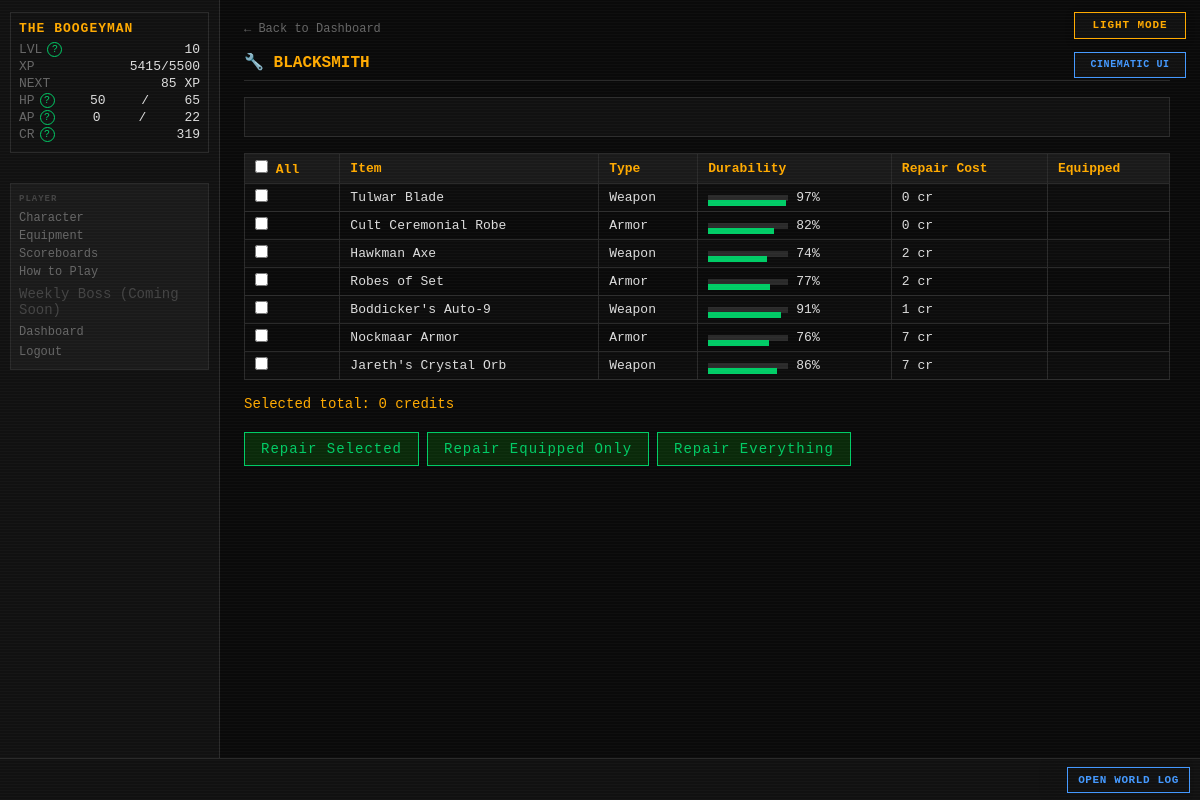
Page /blacksmith (signed in) on the committed database.
### tables this page shows
CREATE TABLE players (
    id                  INTEGER PRIMARY KEY AUTOINCREMENT,
    username            TEXT    UNIQUE NOT NULL,
    password_hash       TEXT    NOT NULL,
    email               TEXT    UNIQUE NOT NULL,
    character_name      TEXT    NOT NULL,
    sex                 TEXT    NOT NULL,
    class_id            INTEGER REFERENCES classes(id),
    str_stat            INTEGER NOT NULL DEFAULT 1,
    end_stat            INTEGER NOT NULL DEFAULT 1,
    agi_stat            INTEGER NOT NULL DEFAULT 1,
    lck_stat            INTEGER NOT NULL DEFAULT 1,
    per_stat            INTEGER NOT NULL DEFAULT 1,
    level               INTEGER NOT NULL DEFAULT 1,
    xp                  INTEGER NOT NULL DEFAULT 0,
    current_hp          INTEGER NOT NULL,
    current_ap          INTEGER NOT NULL,
    credits             INTEGER NOT NULL DEFAULT 25,
    equipped_weapon_id  INTEGER REFERENCES inventory_items(id),
    equipped_armor_id   INTEGER REFERENCES inventory_items(id),
    equipped_special_id INTEGER REFERENCES inventory_items(id),
    in_combat           INTEGER NOT NULL DEFAULT 0,
    pending_levelup     INTEGER NOT NULL DEFAULT 0,
    combat_preference   TEXT    NOT NULL DEFAULT "Balanced",
    is_banned           INTEGER NOT NULL DEFAULT 0,
    retired_at          TEXT,
    last_login_at       TEXT,
    created_at          TEXT    NOT NULL DEFAULT (datetime('now'))
);

CREATE TABLE weapons (
    id              INTEGER PRIMARY KEY AUTOINCREMENT,
    name            TEXT    UNIQUE NOT NULL,
    is_active       INTEGER NOT NULL DEFAULT 1,
    level           INTEGER NOT NULL,
    weapon_type     TEXT    NOT NULL,
    damage_die      TEXT    NOT NULL,
    damage_type     TEXT    NOT NULL,
    str_bonus       INTEGER NOT NULL DEFAULT 0,
    end_bonus       INTEGER NOT NULL DEFAULT 0,
    agi_bonus       INTEGER NOT NULL DEFAULT 0,
    lck_bonus       INTEGER NOT NULL DEFAULT 0,
    per_bonus       INTEGER NOT NULL DEFAULT 0,
    associated_to   TEXT,
    credit_cost     INTEGER NOT NULL,
    drop_chance     REAL    NOT NULL,
    starting_durability INTEGER NOT NULL DEFAULT 100,
    imported_at     TEXT    NOT NULL DEFAULT (datetime('now'))
, description TEXT NOT NULL DEFAULT '');

CREATE TABLE inventory_items (
    id                 INTEGER PRIMARY KEY AUTOINCREMENT,
    player_id          INTEGER NOT NULL REFERENCES players(id),
    item_type          TEXT    NOT NULL,
    item_id            INTEGER NOT NULL,
    current_durability INTEGER NOT NULL DEFAULT 100,
    acquired_at        TEXT    NOT NULL DEFAULT (datetime('now')),
    acquired_method    TEXT    NOT NULL
);

CREATE TABLE armor (
    id              INTEGER PRIMARY KEY AUTOINCREMENT,
    name            TEXT    UNIQUE NOT NULL,
    is_active       INTEGER NOT NULL DEFAULT 1,
    level           INTEGER NOT NULL,
    ac_bonus        INTEGER NOT NULL DEFAULT 0,
    res_blade       INTEGER NOT NULL DEFAULT 0,
    res_blunt       INTEGER NOT NULL DEFAULT 0,
    res_ballistic   INTEGER NOT NULL DEFAULT 0,
    res_energy      INTEGER NOT NULL DEFAULT 0,
    res_arcane      INTEGER NOT NULL DEFAULT 0,
    res_explosive   INTEGER NOT NULL DEFAULT 0,
    res_venom       INTEGER NOT NULL DEFAULT 0,
    str_bonus       INTEGER NOT NULL DEFAULT 0,
    end_bonus       INTEGER NOT NULL DEFAULT 0,
    agi_bonus       INTEGER NOT NULL DEFAULT 0,
    lck_bonus       INTEGER NOT NULL DEFAULT 0,
    per_bonus       INTEGER NOT NULL DEFAULT 0,
    associated_to   TEXT,
    credit_cost     INTEGER NOT NULL,
    drop_chance     REAL    NOT NULL,
    starting_durability INTEGER NOT NULL DEFAULT 100,
    imported_at     TEXT    NOT NULL DEFAULT (datetime('now'))
, description TEXT NOT NULL DEFAULT '');

### routes/blacksmith.py (the view)
@bp.route("/blacksmith")
def index():
    player   = g.player
    settings = get_all_settings()
    if player["credits"] == 0:
        return render_template("blacksmith/blacksmith.html",
                               items=[], blocked=True,
                               blocked_reason="You have no credits.",
                               feedback=request.args.get("feedback"),
                               error=request.args.get("error"))
    items = _get_repairable_items(player, settings)
    all_full = all(i["current_durability"] >= 100 for i in items)
    if all_full:
        return render_template("blacksmith/blacksmith.html",
                               items=[], blocked=True,
                               blocked_reason="All your items are at full durability.",
                               feedback=request.args.get("feedback"),
                               error=request.args.get("error"))
    return render_template("blacksmith/blacksmith.html",
                           items=items,
                           blocked=False,
                           feedback=request.args.get("feedback"),
                           error=request.args.get("error"))

### app.py (called while the page is built)
def _context_processor() -> dict:
    settings = get_all_settings()
    player = g.get("player")
    if not player:
        return {"settings": settings}
    return {"player": player, "settings": settings}

def _check_auth():
    if request.endpoint in _AUTH_EXEMPT:
        return None
    if not session.get("player_id"):
        return redirect(url_for("auth.login"))
    return None

def _load_player():
    player_id = session.get("player_id")
    if not player_id:
        return None
    player = get_player(player_id)
    if player is None:
        session.clear()
        return redirect(url_for("auth.login"))
    g.player = player
    return None

def _check_levelup():
    if request.endpoint in _LEVELUP_EXEMPT:
        return None
    player = g.get("player")
    if player and player.get("pending_levelup") and not player.get("in_combat"):
        return redirect(url_for("auth.levelup"))
    if player and not player.get("in_combat"):
        threshold = cfg.XP_CURVE.get(player["level"] + 1)
        if threshold is not None and player["xp"] >= threshold:
            from combat.engine import check_level_up
            if check_level_up(player["id"], player["xp"], player["level"]):
                g.player = get_player(player["id"])
                return redirect(url_for("auth.levelup"))
    return None

def _set_blackout_flag():
    settings = get_all_settings()
    blackout_mins = settings.get("MIDNIGHT_BLACKOUT_MINUTES", cfg.MIDNIGHT_BLACKOUT_MINUTES)
    now = datetime.now(timezone.utc)
    minutes_to_midnight = (24 * 60) - (now.hour * 60 + now.minute)
    g.blackout = (minutes_to_midnight <= blackout_mins)

### database.py (called while the page is built)
def get_db() -> sqlite3.Connection:
    if 'db' not in g:
        g.db = sqlite3.connect(
            cfg.DB_PATH,
            detect_types=sqlite3.PARSE_DECLTYPES,
            timeout=10,
        )
        g.db.row_factory = dict_factory
        g.db.execute("PRAGMA foreign_keys = ON")
        g.db.execute("PRAGMA journal_mode = WAL")
    return g.db

def dict_factory(cursor: sqlite3.Cursor, row: tuple) -> dict:
    return {col[0]: val for col, val in zip(cursor.description, row)}

def execute(sql: str, params: tuple = ()) -> list[dict]:
    return get_db().execute(sql, params).fetchall()

def execute_one(sql: str, params: tuple = ()) -> dict | None:
    return get_db().execute(sql, params).fetchone()

### templates/blacksmith/blacksmith.html (shortened to what this page needs)
{% extends "base.html" %}
{% block content %}
<div id="page-content">
    <a href="{{ url_for('dashboard.index') }}" class="back-link">← Back to Dashboard</a>
    <h2 class="page-title">🔧 BLACKSMITH</h2>
    <div id="terminal-output">
    </div>
    {% if blocked %}
    <p style="color:var(--grey)">{{ blocked_reason }}</p>
    {% else %}
    <form method="POST" action="{{ url_for('blacksmith.repair') }}">
        <table>
            <tr>
                <th><input type="checkbox" id="select-all"> All</th>
                <th>Item</th><th>Type</th><th>Durability</th>
                <th>Repair Cost</th><th>Equipped</th>
            </tr>
            {% for item in items %}
            <tr>
                <td>
                    <input type="checkbox" name="inv_ids" value="{{ item.inv_id }}"
                           class="item-checkbox" data-cost="{{ item.repair_cost }}">
                </td>
                <td>{{ item.name }}</td>
                <td>{{ item.item_type|title }}</td>
                <td>
                    <div style="display:flex;align-items:center;gap:8px;">
                        <div style="width:80px;height:6px;background:var(--border);position:relative;">
                            <div class="dur-bar {% if item.current_durability < 25 %}low{% elif item.current_durability < 60 %}medium{% endif %}"
                                 style="width:{{ item.current_durability }}%"></div>
                        </div>
                        {{ item.current_durability }}%
                    </div>
                </td>
                <td>{{ item.repair_cost }} cr</td>
                <td>{% if item.is_equipped %}<span class="term-good">✓</span>{% endif %}</td>
            </tr>
            {% endfor %}
        </table>
        <div style="margin:12px 0;color:var(--amber);">
            Selected total: <span id="total-cost">0</span> credits
        </div>
        <div style="display:flex;gap:8px;flex-wrap:wrap;">
            <button type="submit" name="mode" value="selected" class="auth-btn" style="width:auto;padding:8px 16px;">
                Repair Selected
            </button>
            <button type="submit" name="mode" value="equipped" class="auth-btn" style="width:auto;padding:8px 16px;">
                Repair Equipped Only
            </button>
            <button type="submit" name="mode" value="all" class="auth-btn" style="width:auto;padding:8px 16px;">
                Repair Everything
            </button>
        </div>
    </form>
    {% endif %}
</div>
{% endblock %}

### templates/base.html (shortened to what this page needs)
<!DOCTYPE html>
<html lang="en">
<head>
<link rel="stylesheet" href="{{ url_for('static', filename='style.css') }}">
</head>
<body class="{{ 'authenticated' if player else 'auth-page' }} {% block body_class %}{% endblock %}">
{% if settings.get('ALLOW_PLAYER_COLOR_OVERRIDE', true) %}<button id="theme-toggle" type="button" aria-label="Switch color theme" aria-pressed="false">
</button>{% endif %}
{% if settings.get('ALLOW_PLAYER_INTERFACE_OVERRIDE', true) %}
<button id="interface-toggle" type="button" aria-label="Switch interface style" aria-pressed="false">
</button>
{% endif %}
{% if player %}
<div id="left-col">
    <div id="status-block">
        <div class="status-name">{{ player.character_name }}</div>
        <div class="status-line">
            <span class="label">LVL</span>
            <span id="status-level">{{ player.level }}</span>
        </div>
        <div class="status-line">
            <span class="label">XP</span>
            <span><span id="status-xp">{{ player.xp }}</span><span id="status-xp-threshold">{% if player.get('next_level_xp') is not none %}/{{ player.get('next_level_xp') }}{% endif %}</span></span>
        </div>
        <div class="status-line" title="Experience still needed to reach level {{ player.level + 1 }}">
            <span class="label">NEXT</span>
            <span id="status-xp-next">{% if player.get('xp_to_next_level') is none %}MAX{% elif player.get('xp_to_next_level') <= 0 %}LEVEL UP{% else %}{{ player.get('xp_to_next_level') }} XP{% endif %}</span>
        </div>
        <div class="status-line">
            <span class="label">HP</span>
            <span id="status-hp">{{ player.current_hp }}</span>/<span id="status-maxhp">{{ player.max_hp }}</span>
        </div>
        <div class="status-line">
            <span class="label">AP</span>
            <span id="status-ap">{{ player.current_ap }}</span>/<span id="status-maxap">{{ player.max_ap }}</span>
        </div>
        <div class="status-line">
            <span class="label">CR</span>
            <span id="status-credits">{{ player.credits }}</span>
        </div>
    </div>
    <nav id="left-nav">
        <span class="nav-heading">PLAYER</span>
        <a href="{{ url_for('character.index') }}">Character</a>
        <a href="{{ url_for('character.equipment') }}">Equipment</a>
        <a href="{{ url_for('scoreboards.index') }}">Scoreboards</a>
        <a href="{{ url_for('feeds.game_help') }}">How to Play</a>
        <span class="nav-link-disabled" title="A shared weekly encounter is being designed.">Weekly Boss (Coming Soon)</span>
        <a href="{{ url_for('dashboard.index') }}">Dashboard</a>
        <form action="{{ url_for('auth.logout') }}" method="POST" style="margin:0">
            <button type="submit" class="nav-link-btn">Logout</button>
        </form>
    </nav>
</div>
{% endif %}
<div id="main">
    {% block content %}{% endblock %}
</div>
{% if player %}
<div id="ticker-wrap">
    <a id="ticker-log-link" href="{{ url_for('feeds.global_log') }}" title="Open the complete World Log">OPEN WORLD LOG</a>
    <div id="ticker">
    </div>
</div>
{% endif %}
</body>
</html>

### rows in the picture
players: character_name "THE BOOGEYMAN", level "10", xp "5415", current_hp "50", current_ap "0", credits "319"
weapons: name "Tulwar Blade"
inventory_items: item_type "Weapon"
armor: name "Cult Ceremonial Robe"
inventory_items: item_type "Armor"
weapons: name "Hawkman Axe"
inventory_items: item_type "Weapon"
armor: name "Robes of Set"
inventory_items: item_type "Armor"
weapons: name "Boddicker's Auto-9"
inventory_items: item_type "Weapon"
armor: name "Nockmaar Armor"
inventory_items: item_type "Armor"
weapons: name "Jareth's Crystal Orb"
inventory_items: item_type "Weapon"

### other values in the picture
{{ player.get('next_level_xp') }} "5500"
{{ player.get('xp_to_next_level') }} "85"
{{ player.max_hp }} "65"
{{ player.max_ap }} "22"
{{ item.current_durability }} "97" "82" "74" "77" "91" "76" "86"
{{ item.repair_cost }} "0" "0" "2" "2" "1" "7" "7"
